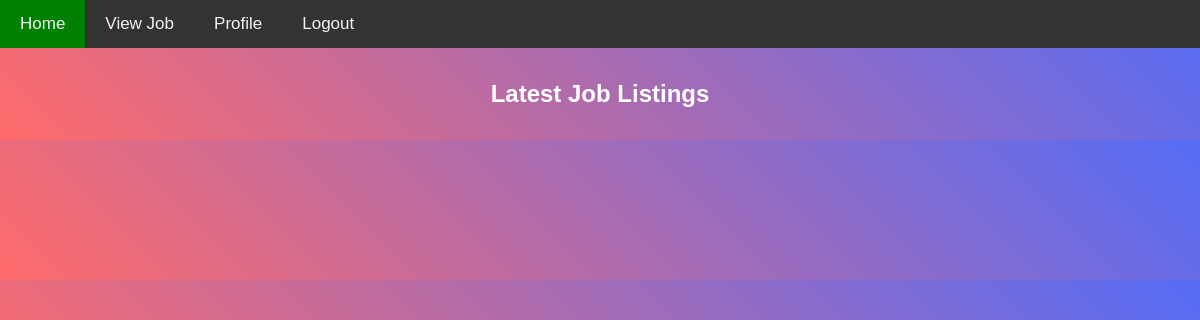
Page /viewjobPage/ on the earlier database version.
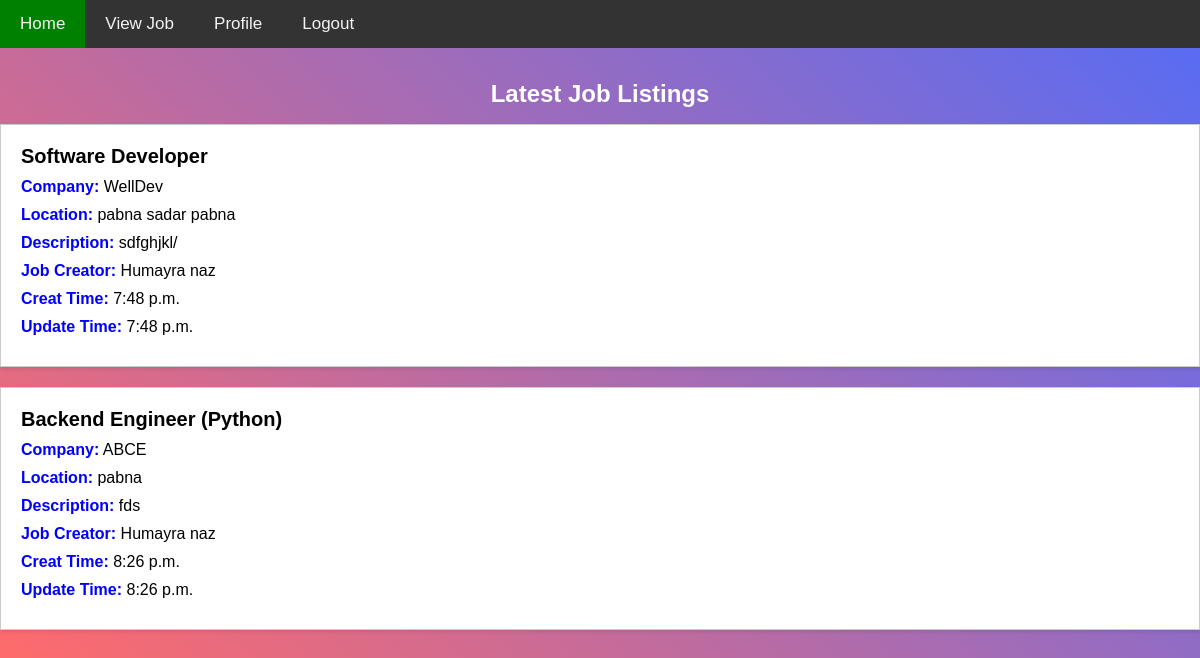
Same page on the later database version.
### myapp/models.py (models this page shows, shortened)
class addjob_model(models.Model):
    jobTitle=models.CharField(max_length=100,null=True)
    companyName=models.CharField(max_length=100,null=True)
    description=models.TextField(max_length=100,null=True)
    location=models.CharField(max_length=100,null=True)
    job_creator=models.ForeignKey(customUser,on_delete=models.CASCADE,null=True)
    creat_time=models.TimeField(auto_now_add=True,null=True)
    update_time=models.TimeField(auto_now=True,null=True)

class customUser(AbstractUser):
    USER=[
        ('recruiter','Recruiter'),
        ('jobseeker','Jobseeker')
    ]
    display_name=models.CharField(max_length=100)
    email=models.EmailField(max_length=100,unique=True)
    password=models.CharField(max_length=100)
    confirm_password=models.CharField(max_length=100)
    user_type=models.CharField(choices=USER,max_length=100)
    profile_picture=models.ImageField(upload_to="media/profile_pic",null=True)
    def __str__(self):
        return self.display_name

### project/views.py (the view)
# urls.py: path('viewjobPage/', views.viewjobPage, name="viewjobPage"),
def viewjobPage(request):
    job=addjob_model.objects.all()
    return render(request,"viewjob.html",{"job":job})

### templates/viewjob.html (shortened to what this page needs)
{% extends "dashboard.html" %}
{% block content %}
<section class="job-listings">
    <h2 style="color: white">Latest Job Listings</h2>
    <ul>
    {% for i in job %}
        <li>
            <h3>{{i.jobTitle}}</h3>
            <p style="font-size: 16px;"><b style="color: blue">Company:</b> {{i.companyName}}</p>
            <p style="font-size: 16px;"><b style="color: blue">Location:</b> {{i.location}}</p>
            <p style="font-size: 16px;"><b style="color: blue">Description:</b> {{i.description}}</p>
            <p style="font-size: 16px;"><b style="color: blue">Job Creator:</b> {{i.job_creator}}</p>
            <p style="font-size: 16px;"><b style="color: blue">Creat Time:</b> {{i.creat_time}}</p>
            <p style="font-size: 16px;"><b style="color: blue">Update Time:</b> {{i.update_time}}</p>
        </li>
        {% endfor %}
    </ul>
</section>
{% endblock content %}

### templates/dashboard.html (shortened to what this page needs)
<!DOCTYPE html>
<html lang="en">
<head>
</head>
<body>
{% include "navbar.html" %}
{% block content %}
{% endblock content %}
</body>
</html>

### templates/navbar.html (shortened to what this page needs)
{% block content %}
<div class="navbar">
    <a href="{% url "homePage" %}">Home</a>
    <a href="{% url "viewjobPage" %}">View Job</a>
    <a href="{% url "profilePage" %}">Profile</a>
    <a href="{% url "logoutPage" %}">Logout</a>
</div>
{% endblock content %}

### templates/dashboard.html (style rules this page uses)
* { margin: 0; padding: 0; box-sizing: border-box; }
.job-listings { margin: 2rem 0; }
.job-listings h2 { font-size: 24px; margin-bottom: 1rem; text-align: center; }
.job-listings ul { list-style: none; }
.job-listings li { background-color: #fff; border: 1px solid #ccc; padding: 20px; margin-bottom: 20px; box-shadow: 0 2px 4px rgba(0, 0, 0, 0.1); }
.job-listings h3 { font-size: 20px; margin-bottom: 10px; }
.job-listings p { font-size: 14px; margin-bottom: 10px; }
body { margin: 0; padding: 0; font-family: Arial, sans-serif; background: linear-gradient(45deg, #ff6b6b, #556cf6); }
.navbar { background-color: #333; overflow: hidden; }
.navbar a { float: left; display: block; color: #f2f2f2; text-align: center; padding: 14px 20px; text-decoration: none; font-size: 17px; }

Differences in the rows shown:
added addjob_model: jobTitle "Software Developer", companyName "WellDev", location "pabna sadar pabna", description "sdfghjkl/", job_creator "Humayra naz", creat_time "7:48 p.m.", update_time "7:48 p.m."
added addjob_model: jobTitle "Backend Engineer (Python)", companyName "ABCE", location "pabna", description "fds", job_creator "Humayra naz", creat_time "8:26 p.m.", update_time "8:26 p.m."
